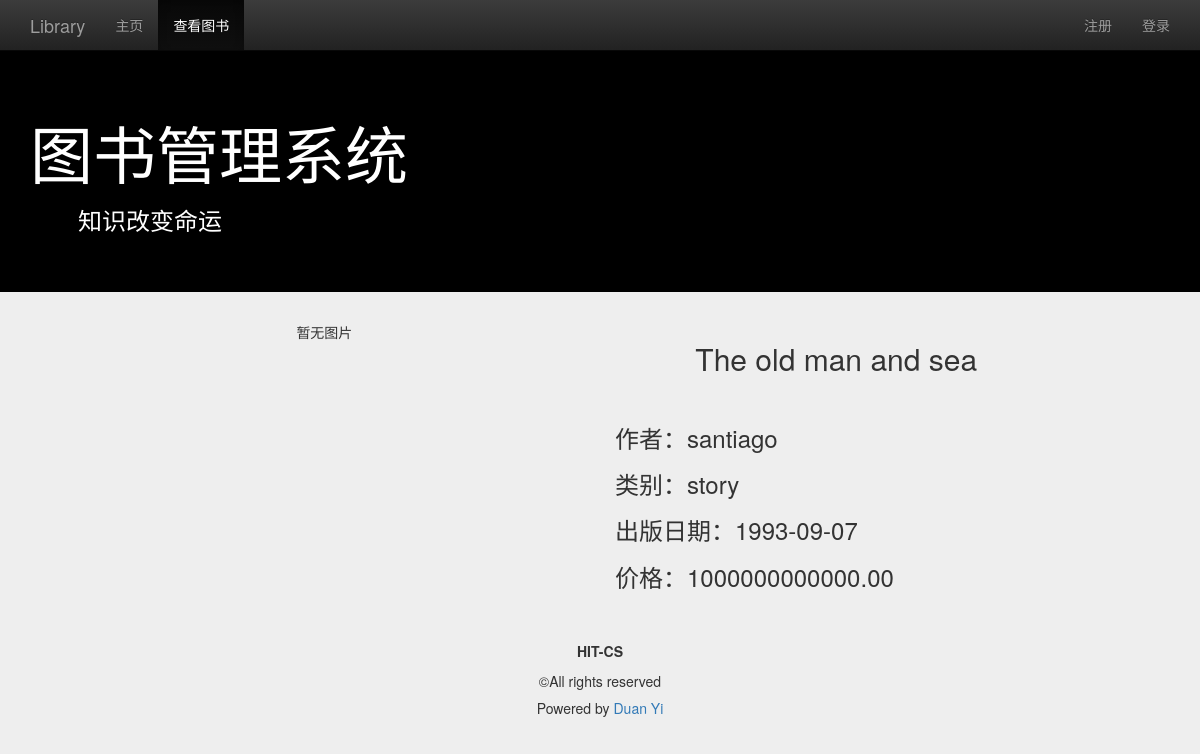
The app's page /management/view_book_list/detail/?id=2 with its own data.
### management/models.py (models this page shows, shortened)
class Book(models.Model):
    name = models.CharField(max_length=128)
    price = models.FloatField()
    author = models.CharField(max_length=128)
    publish_date = models.DateTimeField()
    category = models.CharField(max_length=128)
    class META:
        ordering = ["name"]

### management/views.py (the view)
def detail(request):
    user = request.user if request.user.is_authenticated() else None
    book_id = request.GET.get('id','')
    if book_id == '':
        return HttpResponseRedirect(reverse('view_book_list'))
    try:
        book = Book.objects.get(pk=book_id)
    except Book.DoesNotExist:
        return HttpResponseRedirect(reverse('view_book_list'))
    content ={
        'user':user,
        'active_menu':'view_book',
        'book':book,
    }
    return render(request, 'management/detail.html', content)

### templates/management/detail.html (shortened to what this page needs)
{% extends "management/base.html" %}
{% load staticfiles %}
{% block content %}
    <div class="container">
        <div class="row">
            <div class="col-md-10 col-md-offset-1">
                <div class="col-md-5">
                    {% if book.img_set.all %}
                        <div id="carousel-generic" class="carousel slide" data-ride="carousel">
                            <ol class="carousel-indicators">
                                {% for img in book.img_set.all %}
                                    <li data-target="#carousel-generic" data-slide-to="{{ forloop.counter0 }}"
                                        {% if forloop.first %}class="active"{% endif %}></li>
                                {% endfor %}
                            </ol>
                            <div class="carousel-inner" role="listbox">
                                {% for img in book.img_set.all %}
                                    <div {% if forloop.first %}class="item active"{% else %}class="item"{% endif %}>
                                        <img class="img-rounded" src="../../media/{{ img.img }}" alt="warcraft">
                                    </div>
                                {% endfor %}
                            </div>
                            <a class="left carousel-control" href="#carousel-generic" role="button" data-slide="prev">
                                <span class="glyphicon glyphicon-chevron-left"></span>
                            </a>
                            <a class="right carousel-control" href="#carousel-generic" role="button" data-slide="next">
                                <span class="glyphicon glyphicon-chevron-right"></span>
                            </a>
                        </div>
                    {% else %}
                        <p class="text-center">暂无图片</p>
                    {% endif %}
                </div>
                <div class="col-md-6 col-md-offset-1">
                    <h2 class="text-center">{{ book.name }}</h2>
                    <br>
                    <h3>作者：{{ book.author }}</h3>
                    <h3>类别：{{ book.category }}</h3>
                    <h3>出版日期：{{ book.publish_date|date:"Y-m-d" }}</h3>
                    <h3>价格：{{ book.price|floatformat:2 }}</h3>
                </div>
            </div>
        </div>
    </div>
{% endblock %}

### management/static/css/base.css (style rules this page uses)
body { padding-top: 50px; background-color: #eeeeee; }

### records on screen
Book: name "The old man and sea", author "santiago", category "story", publish_date "1993-09-07", price "1000000000000.00"
